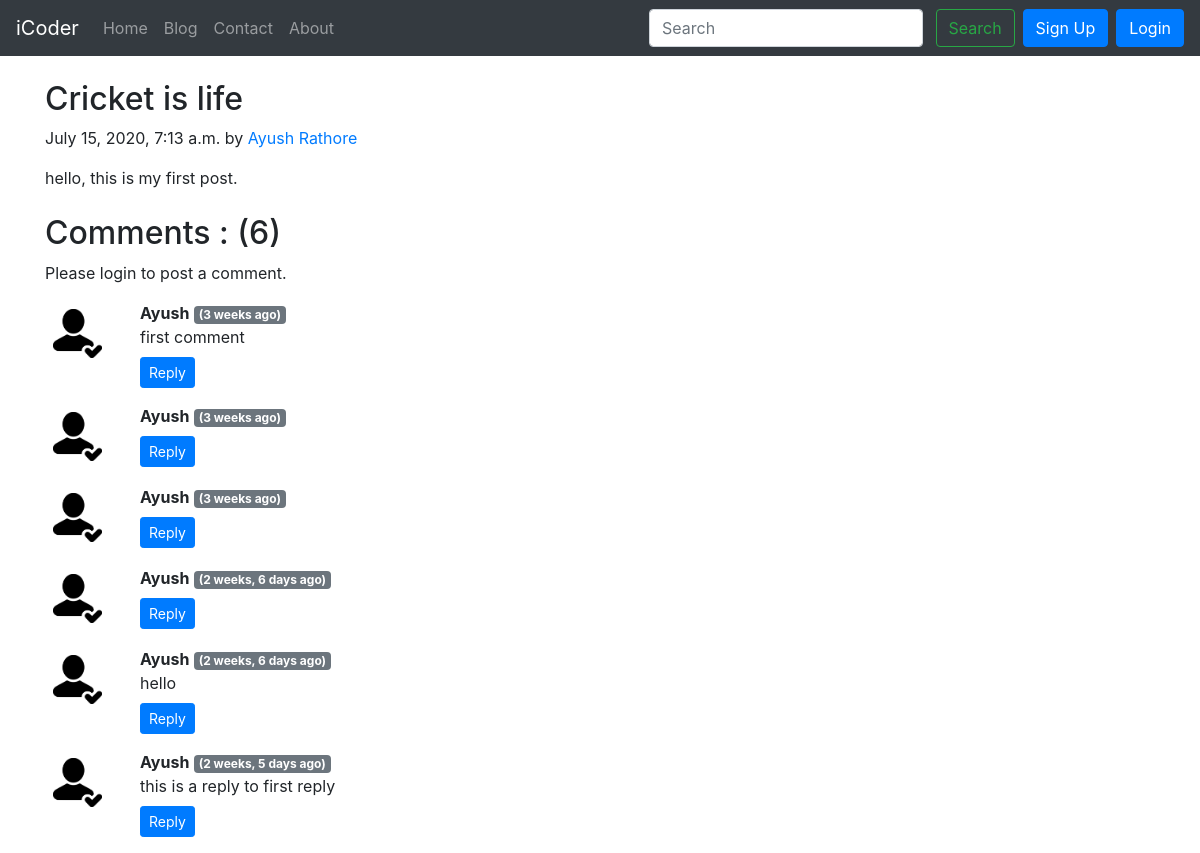
/blog/first-post, run on the app's committed database.
### blog/models.py (models this page shows, shortened)
class Post(models.Model):
    sno = models.AutoField(primary_key=True)
    title = models.CharField(max_length=255)
    content = models.TextField()
    author = models.CharField(max_length=20)
    slug = models.CharField(max_length=200)
    timeStamp = models.DateTimeField(blank=True)

class BlogComment(models.Model):
    sno = models.AutoField(primary_key=True)
    comment = models.TextField()
    user = models.ForeignKey(User, on_delete=models.CASCADE)
    post = models.ForeignKey(Post, on_delete=models.CASCADE)
    parent = models.ForeignKey('self', on_delete=models.CASCADE, null=True)
    timestamp = models.DateTimeField(default=now)

### blog/views.py (the view)
# urls.py: path('<str:slug>', views.blogPost, name='blogPost'),
def blogPost(request, slug):
    post = Post.objects.filter(slug=slug).first()
    comments = BlogComment.objects.filter(post=post)
    context = {'post':post, 'comments':comments, 'user':request.user}
    return render(request, 'blog/blogPost.html', context)

### templates/blog/blogPost.html (shortened to what this page needs)
{% extends 'base.html' %}
{% block body %}
{% load humanize %}
<div class="container my-4">
  <div class="blog-post">
    <h2 class="blog-post-title">{{post.title}}</h2>
    <p class="blog-post-meta">{{post.timeStamp}} by <a href="#">{{post.author}}</a></p>
    <p>{{post.content}}</p>
  </div>
</div>
<div class="container">
  <h2>Comments : ({{comments.count}})</h2>
  <div class="my-2">
    {% if user.is_authenticated %}
    <form action="/blog/postComment" method="post">
      {% csrf_token %}
      <div class="form-group">
        <label for="exampleInputEmail1">Comment here : </label>
        <input type="text" class="form-control" name="comment" aria-describedby="commentHelp">
      </div>
      <input type="hidden" name="postSno" value="{{post.sno}}">
      <input type="hidden" name="parentSno" value="">
      <button type="submit" class="btn btn-primary">Submit</button>
    </form>
    {% else %}
    <p>Please login to post a comment.</p>
    {% endif %}
  </div>
  {% for comment in comments %}
  <div class="row my-3">
    <div class="col-md-1"><img class="rounded mx-auto d-block w-100 p-2" src="/static/img/user.png" alt="Image"></div>
    <div class="col-md-11"><b>{{comment.user.username}}</b> <span
        class="badge badge-secondary">({{comment.timestamp | naturaltime}})</span>
      <div>{{comment.comment}}</div>
      <div class="reply mx-0">
        <button class="btn btn-sm btn-primary mt-2" type="button" data-toggle="collapse"
          data-target="#replyBox{{comment.sno}}" aria-expanded="false" aria-controls="replyBox{{comment.sno}}">
          Reply
        </button>
      </div>
    </div>
  </div>
  {% endfor %}
</div>
{% endblock body %}

### templates/base.html (shortened to what this page needs)
<!doctype html>
<html lang="en">
<head>
  <link rel="stylesheet" href="https://stackpath.bootstrapcdn.com/bootstrap/4.5.0/css/bootstrap.min.css"
>
</head>
<body>
  <nav class="navbar navbar-expand-lg navbar-dark bg-dark">
    <a class="navbar-brand" href="/">iCoder</a>
    <div class="collapse navbar-collapse" id="navbarSupportedContent">
      <ul class="navbar-nav mr-auto">
        <li class="nav-item {% block homeactive %}
      {% endblock homeactive %}">
          <a class="nav-link" href="/">Home <span class="sr-only">(current)</span></a>
        </li>
        <li class="nav-item {% block blogactive %}
      {% endblock blogactive %}">
          <a class="nav-link" href="/blog">Blog</a>
        </li>
        <li class="nav-item {% block contactactive %}
      {% endblock contactactive %}">
          <a class="nav-link" href="/contact">Contact</a>
        </li>
        <li class="nav-item {% block aboutactive %}
      {% endblock aboutactive %}">
          <a class="nav-link" href="/about">About</a>
        </li>
      </ul>
      <div class="ml-auto form-inline">
      <form method="get" action="/search" class=" my-2 my-lg-0">
        <input class="form-control mr-sm-2" type="search" placeholder="Search" name="query" id="query"
          aria-label="Search">
        <button class="btn btn-outline-success my-2 my-sm-0" type="submit">Search</button>
      </form>
      {% if user.is_authenticated %}
      <ul class="navbar-nav ">
      <li class="nav-item dropdown">
        <a class="nav-link dropdown-toggle" href="#" id="navbarDropdown" role="button" data-toggle="dropdown" aria-haspopup="true" aria-expanded="false">
          Welcome {{request.user}}
        </a>
        <div class="dropdown-menu" aria-labelledby="navbarDropdown">
          <a class="dropdown-item " href="/logout">Logout</a>
        </div>
      </li>
      </ul>
      {% else %}
      <button type="button" class="btn btn-primary mx-2" data-toggle="modal" data-target="#signUpModal">
        Sign Up
      </button>
      <button type="button" class="btn btn-primary " data-toggle="modal" data-target="#loginModal">
        Login
      </button>
      {% endif %}
      </div>
    </div>
  </nav>
  {% block body %}
  {% endblock body %}
</body>
</html>

### data on the page
Post: title "Cricket is life", timeStamp "July 15, 2020, 7:13 a.m.", author "Ayush Rathore", content "hello, this is my first post."
BlogComment: user.username "Ayush", timestamp "3 weeks ago", comment "first comment"
BlogComment: user.username "Ayush", timestamp "3 weeks ago"
BlogComment: user.username "Ayush", timestamp "3 weeks ago"
BlogComment: user.username "Ayush", timestamp "2 weeks, 6 days ago"
BlogComment: user.username "Ayush", timestamp "2 weeks, 6 days ago", comment "hello"
BlogComment: user.username "Ayush", timestamp "2 weeks, 5 days ago", comment "this is a reply to first reply"

### other printed values
{{ comments.count }} "6"
